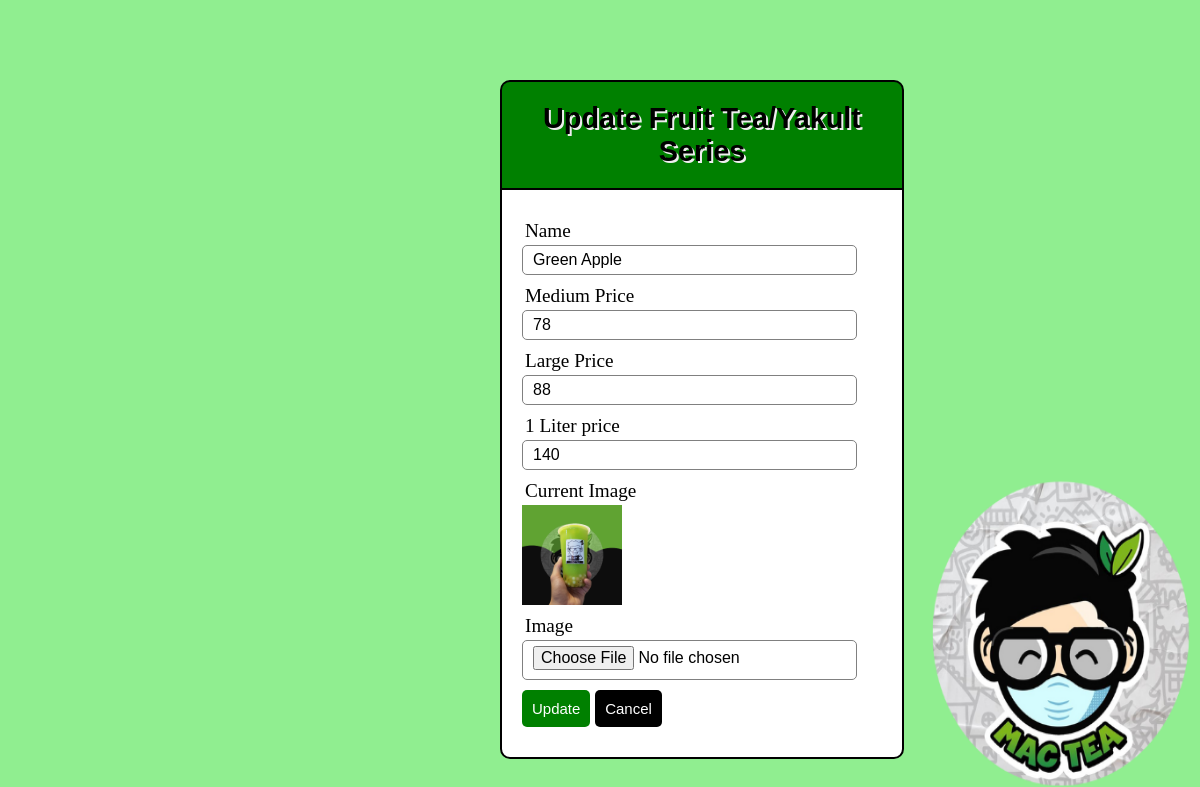
Page /admin/editFruitTeaSeries.php?id=34 (signed in) on the committed database.
### tables this page shows
CREATE TABLE `product` (
  `id` int(250) NOT NULL,
  `name` varchar(100) NOT NULL,
  `price` int(255) NOT NULL,
  `16oz` int(255) NOT NULL,
  `22oz` int(255) NOT NULL,
  `medium` int(255) NOT NULL,
  `large` int(255) NOT NULL,
  `oneliter` int(255) NOT NULL,
  `category` varchar(255) NOT NULL,
  `image_dir` varchar(255) NOT NULL
);

### admin/editFruitTeaSeries.php (the view, shortened to what this page needs)
<?php
include('../includes/functions.php');
$id=$_GET["id"];
    $name="";
	$medium="";
	$large="";
	$oneliter="";
	$image_dir="";
	$res=mysqli_query($db,"SELECT * FROM product where id=$id");
	while ($row = mysqli_fetch_array($res))
	{
	$name=$row["name"];
	$medium=$row["medium"];
	$large=$row["large"];
	$oneliter=$row["oneliter"];
	$image_dir=$row["image_dir"];
	}
?>
<html lang="en">
<head>
  <link rel="stylesheet" href="edit.css?v=<?php echo time();?>"/>
</head>
<body>
	<div class="header">
		<h2>Update Fruit Tea/Yakult Series</h2>
	</div>
	 	  <form action="" name="" method="post" enctype="multipart/form-data">
		<div class="input-group">
			<label>Name</label>
			<input type="text" name="name" autocomplete="off"  value="<?php echo $name; ?>">
		</div>
		<div class="input-group">
			<label>Medium Price</label>
			<input type="text" name="medium" autocomplete="off"  value="<?php echo $medium; ?>">
		</div>
			<div class="input-group">
		<label>Large Price</label>
		<input type="text" name="large" autocomplete="off"  value="<?php echo $large; ?>">
	    </div>
		<div class="input-group">
			<label>1 Liter price</label>
			<input type="text" name="oneliter" autocomplete="off"  value="<?php echo $oneliter; ?>">
		</div>
		<div class="input-group">
		<label>Current Image</label>
		<img src="../product/<?php echo $image_dir;  ?>" width="100px" height="100px">
		</div>
		<div class="input-group">
		<label>Image</label>
		<input style="height:40px;" type="file" name="new_image">
		</div>
		<div class="input-group">
			<button type="submit" class="btn" name="updateFruitTeaSeries"> Update </button>
			  <button type="submit" class="btn btn-danger" name="cancel"> Cancel </button>
		</div>
	</form>
</body>

### admin/edit.css (style rules this page uses)
* { margin: 0px; padding: 0px; }
body { font-size: 120%; background-image:url('../images/macteabg.png'); background-repeat:no-repeat; background-attachment:fixed; background-size:100% 100%; }
.header { width: 30%; margin: 80px auto 0px; margin-left: 500px; background: #008000; text-align: center; border: 2px solid #000000; border-bottom: none; border-radius: 10px 10px 0px 0px; padding: 20px; position: static; color:#000000; text-shadow: 2px 2px #eee; font-family: 'Bahnschrift SemiBold',SANS-SERIF; }
form, .content { width: 30%; margin: 0px auto; margin-left: 500px; padding: 20px; border: 2px solid #000000; background: white; border-radius: 0px 0px 10px 10px; position: fixed; }
.input-group { margin: 10px 0px 10px 0px; }
.input-group label { display: block; text-align: left; margin: 3px; }
.input-group input { height: 30px; width: 93%; padding: 5px 10px; font-size: 16px; border-radius: 5px; border: 1px solid gray; }
.btn { padding: 10px; font-size: 15px; color: white; background: #008000; border: none; border-radius: 5px; cursor:pointer; }

### admin/editFruitTeaSeries.php (style rules this page uses)
button[name=cancel] { background: #000000; cursor:pointer; }

### rows in the picture
product: name "Green Apple", medium "78", large "88", oneliter "140", image_dir (picture)
